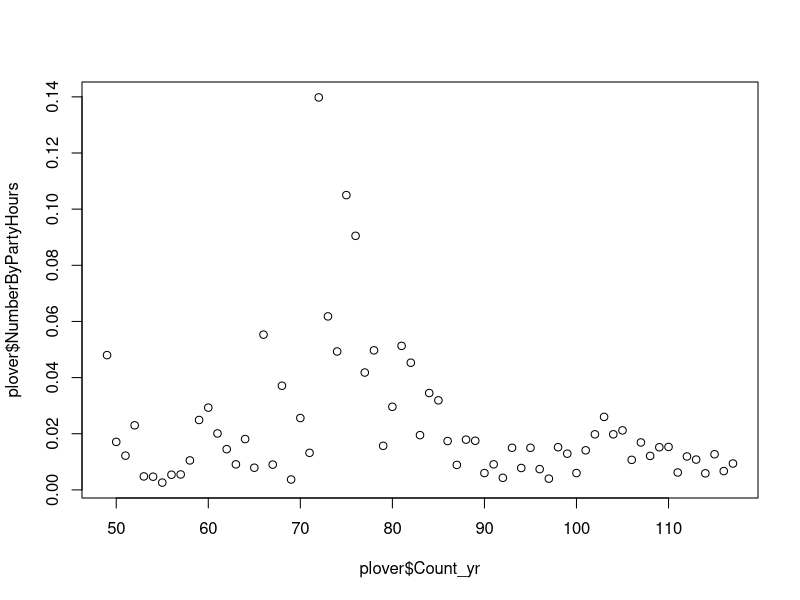

This chart was generated by the following R code: (Note: this script raises an error after producing the figure.)
setwd("/Users/mellm/github/REU2022/test_Cases")
plover<-read.csv("ncPipingPlover.csv")
plot(plover$NumberByPartyHours~plover$Count_yr)

plover_bkpts = bai_perron(plover$Count_yr, plover$NumberByPartyHours, "ar", "order=1", 4, 0.1, 3)